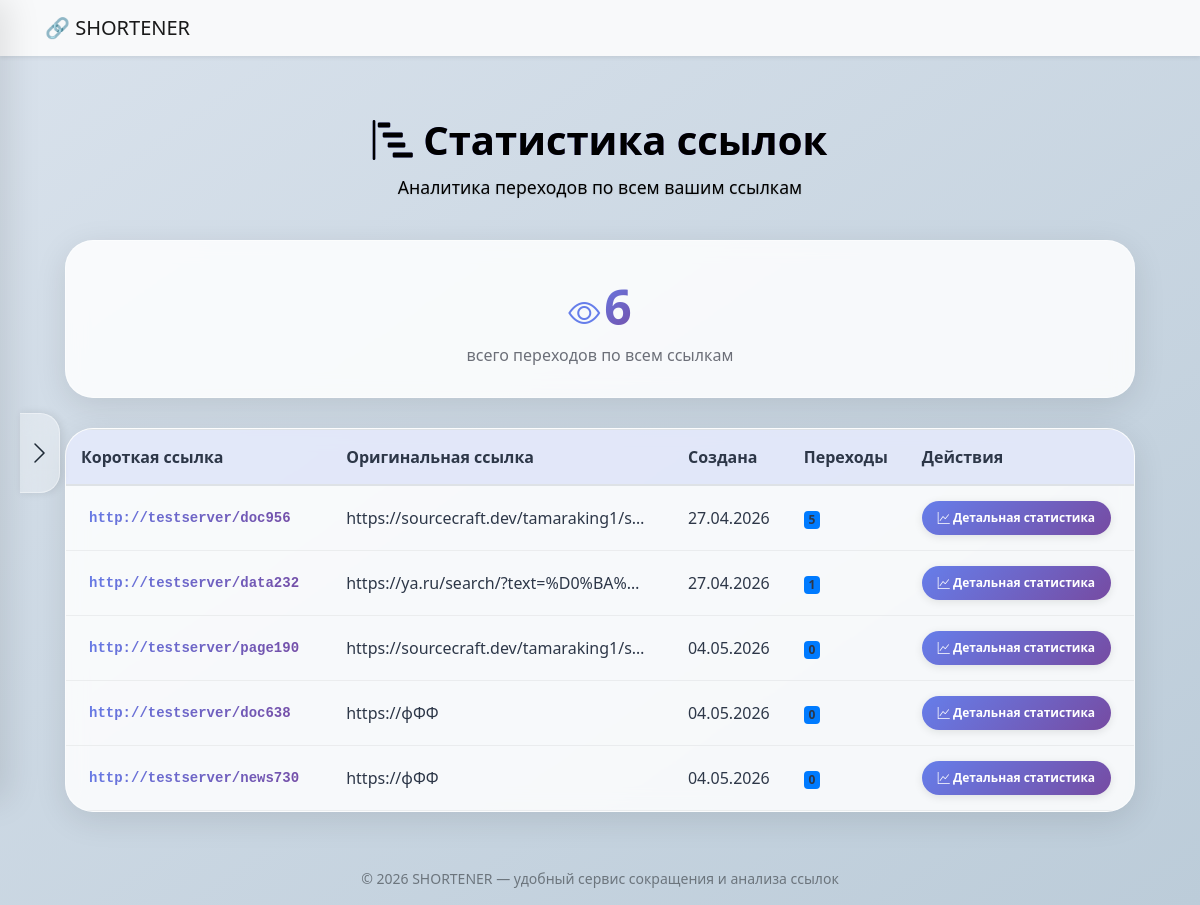
Page /stats (signed in) on the committed database.
### app/models/link.py (models this page shows, shortened)
class Link(db.Model):
    __tablename__ = "links"
    id = db.Column(db.Integer, primary_key=True)
    user_id = db.Column(
        db.Integer,
        db.ForeignKey("users.id"),
        nullable=False
    )
    original_url = db.Column(db.Text, nullable=False)
    short_code = db.Column(db.String(50), unique=True, nullable=False, index=True)
    title = db.Column(db.String(200))
    description = db.Column(db.Text)
    created_at = db.Column(db.DateTime, default=datetime.utcnow)
    clicks_count = db.Column(db.Integer, default=0)
    user = db.relationship('User', backref='links')

### app/routes/links.py (the view)
@bp.route('/stats')
@login_required
def overall_stats():
    links = Link.query.filter_by(user_id=current_user.id).all()
    total_clicks = sum(link.clicks_count or 0 for link in links)
    return render_template('stats.html', links=links, total_clicks=total_clicks)

### templates/stats.html (shortened to what this page needs)
{% extends "base.html" %}
{% block content %}
<html lang="ru">
<head>
    <link rel="stylesheet" href="https://cdn.jsdelivr.net/npm/bootstrap-icons@1.11.1/font/bootstrap-icons.css">
    <link rel="stylesheet" href="{{ url_for('static', filename='css/stats.css') }}">
    <link rel="stylesheet" href="{{ url_for('static', filename='css/main.css') }}">
</head>
<body>
<div class="panel-trigger" id="panelTrigger">
    <i class="bi bi-chevron-right"></i>
</div>
</body>
<div class="stats-container">
    <div class="page-header" style="color: #000000;">
    <h1 style="color: #000000;"><i class="bi bi-bar-chart-steps"></i> Статистика ссылок</h1>
    <p style="color: #000000;">Аналитика переходов по всем вашим ссылкам</p>
    </div>
    <div class="total-card">
        <i class="bi bi-eye" style="font-size: 32px; color: #667eea;"></i>
        <div class="total-number">{{ total_clicks }}</div>
        <div style="color: #6c6f78;">всего переходов по всем ссылкам</div>
    </div>
    {% if links %}
    <div class="links-table-container">
        <div class="table-responsive">
            <table class="table table-hover">
                <thead>
                    <tr>
                        <th>Короткая ссылка</th>
                        <th>Оригинальная ссылка</th>
                        <th>Создана</th>
                        <th>Переходы</th>
                        <th>Действия</th>
                    </tr>
                </thead>
                <tbody>
                    {% for link in links %}
                    <tr>
                        <td>
                            <a href="{{ url_for('links.redirect_to_original', short_code=link.short_code, _external=True) }}" class="short-link" target="_blank">
                            </a>
                        </td>
                        <td>
                            <div title="{{ link.original_url }}" style="max-width: 300px; overflow: hidden; text-overflow: ellipsis; white-space: nowrap;">
                                {{ link.original_url[:50] }}{% if link.original_url|length > 50 %}...{% endif %}
                            </div>
                        </td>
                        <td>{{ link.created_at.strftime('%d.%m.%Y') if link.created_at else '—' }}</td>
                        <td>
                            <span class="badge bg-primary">{{ link.clicks_count or 0 }}</span>
                        </td>
                        <td>
                            <button class="view-stats-btn" onclick="window.location.href='{{ url_for('links.show_stats', link_id=link.id) }}'">
                                <i class="bi bi-graph-up"></i> Детальная статистика
                            </button>
                        </td>
                    </tr>
                    {% endfor %}
                </tbody>
            </table>
        </div>
    </div>
    {% endif %}
</div>
{% endblock %}

### static/css/style.css (style rules this page uses)
body { background: #f0f2f5; }
html, body { height: 100%; margin: 0; padding: 0; }
body { display: flex; flex-direction: column; min-height: 100vh; }

### static/css/stats.css (style rules this page uses)
* { margin: 0; padding: 0; box-sizing: border-box; }
body { background: linear-gradient(135deg, #667eea 0%, #764ba2 40%, #ff6b6b 100%); min-height: 100vh; font-family: 'Segoe UI', -apple-system, BlinkMacSystemFont, 'Inter', system-ui, sans-serif; margin: 0; padding: 0; }
.stats-container { max-width: 1200px; margin: 40px auto; padding: 0 20px; }
.page-header { text-align: center; margin-bottom: 40px; padding-top: 20px; }
.page-header h1 { font-size: 2.5rem; font-weight: 800; margin-bottom: 10px; background: linear-gradient(135deg, #667eea, #764ba2); -webkit-background-clip: text; background-clip: text; color: transparent; text-shadow: none; }
.page-header p { font-size: 1.1rem; color: rgba(255, 255, 255, 0.9); text-shadow: 0 1px 2px rgba(0, 0, 0, 0.1); }
.total-card { background: rgba(255, 255, 255, 0.85); backdrop-filter: blur(10px); border-radius: 28px; padding: 30px; text-align: center; margin-bottom: 30px; box-shadow: 0 8px 32px rgba(0, 0, 0, 0.1); border: 1px solid rgba(255, 255, 255, 0.5); transition: transform 0.3s ease, box-shadow 0.3s ease; }
.total-number { font-size: 48px; font-weight: 800; background: linear-gradient(135deg, #667eea, #764ba2); -webkit-background-clip: text; background-clip: text; color: transparent; display: inline-block; }
.links-table-container { background: rgba(255, 255, 255, 0.85); backdrop-filter: blur(10px); border-radius: 28px; overflow: hidden; box-shadow: 0 8px 32px rgba(0, 0, 0, 0.1); border: 1px solid rgba(255, 255, 255, 0.5); }
.table { margin-bottom: 0; background: transparent; }
.table th { background: rgba(102, 126, 234, 0.15); border-bottom: 1px solid rgba(102, 126, 234, 0.2); padding: 15px; font-weight: 700; color: #2d3748; }
.table td { padding: 15px; vertical-align: middle; border-bottom: 1px solid rgba(0, 0, 0, 0.05); color: #2d3748; background: transparent; }
.short-link { font-family: 'Fira Code', 'Courier New', monospace; font-size: 14px; font-weight: 700; background: linear-gradient(135deg, #667eea, #764ba2); -webkit-background-clip: text; background-clip: text; color: transparent; text-decoration: none; padding: 4px 8px; border-radius: 12px; transition: all 0.2s ease; display: inline-block; }
.view-stats-btn { background: linear-gradient(135deg, #667eea, #764ba2); color: white; border: none; padding: 8px 16px; border-radius: 40px; cursor: pointer; font-size: 12px; font-weight: 600; transition: all 0.3s ease; font-family: inherit; box-shadow: 0 2px 8px rgba(0, 0, 0, 0.1); }
.links-table-container { overflow-x: auto; }

### static/css/main.css (style rules this page uses)
body { background: linear-gradient(145deg, #d9e2ec 0%, #bcccd9 100%); min-height: 100vh; margin: 0; padding: 0; font-family: 'Segoe UI', -apple-system, BlinkMacSystemFont, 'Inter', system-ui, sans-serif; }
.panel-trigger { position: fixed; left: 20px; top: 50%; transform: translateY(-50%); width: 40px; height: 80px; background: rgba(255, 255, 255, 0.3); backdrop-filter: blur(10px); border-radius: 0 20px 20px 0; cursor: pointer; z-index: 1001; display: flex; align-items: center; justify-content: center; transition: all 0.3s ease; box-shadow: 2px 0 8px rgba(0, 0, 0, 0.1); border: 1px solid rgba(255, 255, 255, 0.4); border-left: none; }
.panel-trigger i { color: #1e2a36; font-size: 24px; }

### rows in the picture
Link: original_url "https://sourcecraft.dev/tamaraking1/s…", created_at "27.04.2026", clicks_count "5"
Link: original_url "https://ya.ru/search/?text=%D0%BA%…", created_at "27.04.2026", clicks_count "1"
Link: original_url "https://sourcecraft.dev/tamaraking1/s…", created_at "04.05.2026", clicks_count "0"
Link: original_url "https://фФФ", created_at "04.05.2026", clicks_count "0"
Link: original_url "https://фФФ", created_at "04.05.2026", clicks_count "0"
